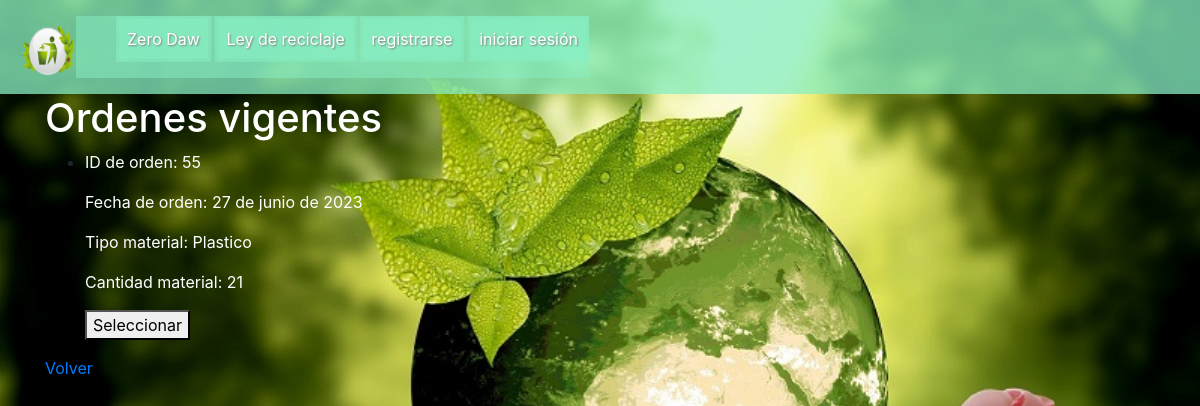
/registro/mostrar_ordenes/, run on an earlier commit of the app's database.
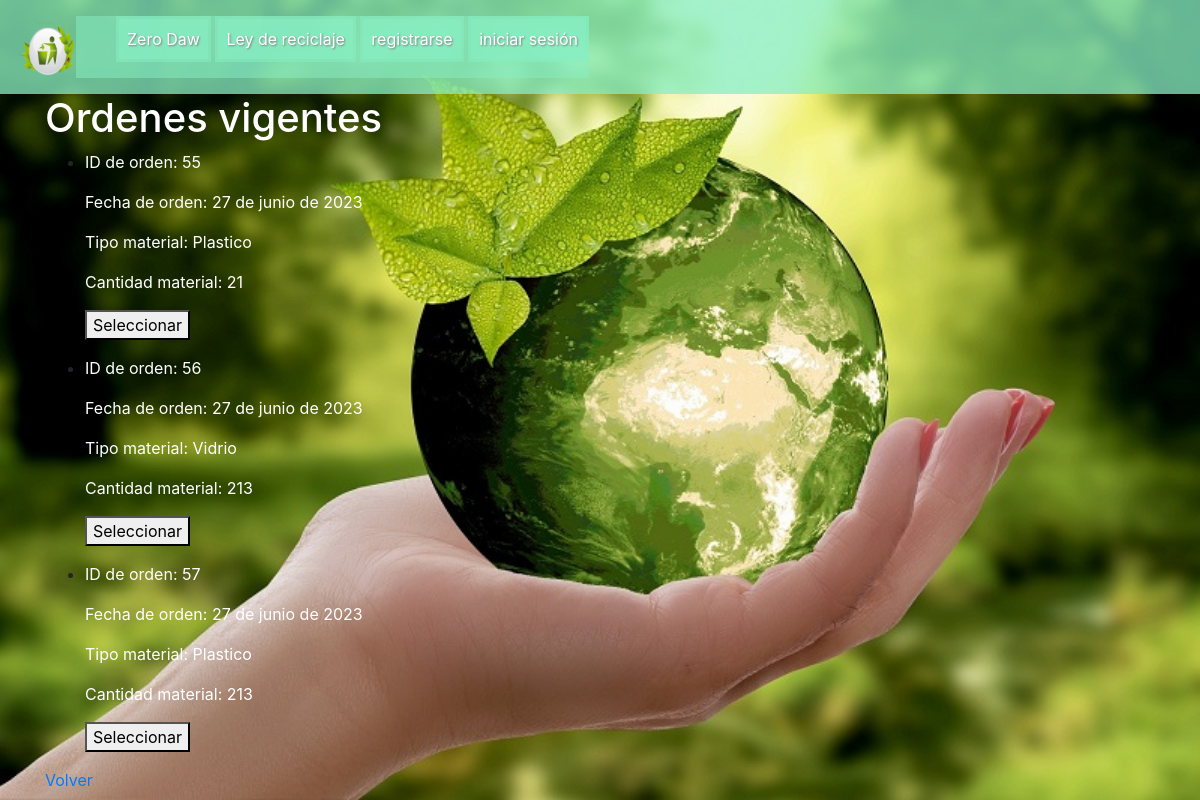
And on a later commit of the database.
### Registro/models.py (models this page shows, shortened)
class Orden_reciclaje(models.Model):
    id_user = models.ForeignKey(UserModelo, on_delete=models.CASCADE)
    id_orden = models.AutoField(primary_key=True)
    fecha_orden = models.DateField()
    tipo_material = models.CharField(max_length=200, blank=False, null=True, choices=TIPO_MATERIAL)
    cantidad_material = models.IntegerField()
    latitud_posicion_ciudadano = models.CharField(max_length=200, null=True)
    longitud_posicion_ciudadano = models.CharField(max_length=200, null=True)
    latitud_posicion_recolector = models.CharField(max_length=200, null=True)
    longitud_posicion_recolector = models.CharField(max_length=200, null=True)
    estado = models.CharField(max_length=200, null=True)

### Registro/views.py (the view, shortened to what this page needs)
# urls.py: path('mostrar_ordenes/', MostrarOrdenesView.as_view(), name='mostrar_ordenes'),
class MostrarOrdenesView(ListView):
    model = UserModelo
    template_name = 'Registro/mostrar_ordenes.html'
    def get_context_data(self, **kwargs):
        context = super().get_context_data(**kwargs)
        context['ordenes'] = Orden_reciclaje.objects.all()
        return context

### templates/Registro/mostrar_ordenes.html (shortened to what this page needs)
{% extends 'base.html' %}
{% block content %}
<div>
    <h1 class="letras">Ordenes vigentes</h1>
</div>
{% if ordenes %}
    <ul>
        {% for orden in ordenes %}
            <li>
                <p class="letras">ID de orden: {{ orden.id_orden }}</p>
                <p class="letras">Fecha de orden: {{ orden.fecha_orden }}</p>
                <p class="letras">Tipo material: {{ orden.tipo_material }}</p>
                <p class="letras">Cantidad material: {{ orden.cantidad_material }}</p>
                <form method="POST" action="{% url 'tomar_orden' orden.id_orden %}">
                    <button type="submit">Seleccionar</button>
                </form>
            </li>
        {% endfor %}
    </ul>
{% else %}
    <h1 class="letras">No hay registros de órdenes</h1>
{% endif %}
<a href="{% url 'login' %}">Volver</a>
{% endblock %}

### templates/base.html (shortened to what this page needs)
{% load static %}
<html>
    <head>
        <link rel="stylesheet" href="{% static 'css/estilos.css' %}">
        <link rel="stylesheet" href="{% static 'css/bootstrap.min.css' %}">
        <link rel="stylesheet" href="{% static 'css/fondo.css' %}">
    </head>
    <body>
    {% block navbar %}
    <div class="cabezera">
        <nav id="navbar">
            <div id="navbar-logo">
                <img src="{% static 'images/logo_r.png' %}" alt="logo" style="width: 60px; height: 60px;">
            </div>
            <div id="nav">
                <ul>
                    <li class="nav-item"><a href="{% url 'home' %}">Zero Daw</a></li>
                    {% if not user.is_authenticated %}
                    <li class="nav-item"><a href="{% url 'somos' %}">Ley de reciclaje</a></li>
                    <li class="nav-item"><a href="{% url 'registrar' %}">registrarse</a></li>
                    <li class="nav-item"><a href="{% url 'login' %}">iniciar sesión</a></li>
                    {% endif %}
                </ul>
            </div>
        </nav>
    </div>
    {% endblock %}
    <div class="content container">
        <div class="row">
            <div class="col-md-8">
                {% block content %} {% endblock %}
            </div>
        </div>
    </div>
    </body>
</html>

### static/css/estilos.css (style rules this page uses)
body { background-image: url("images/planeta_limpio.jpg"); background-repeat: no-repeat; background-size: cover; background-position: center; }
#navbar { background-color: rgba(135, 239, 195, 0.5); }
.content { width: 100%; }
#nav { background-color: rgba(135, 239, 195, 0.5); }
#navbar { background-color: rgba(135, 239, 195, 0.5); padding: 1em 1em; display: flex; align-content: center; width: 100%; }
#navbar li, #contact li { background-color: rgba(135, 239, 195, 0.5); list-style-type: none; text-decoration: none; text-align: center; display: inline-block; transition-duration: 0.2s; }
#navbar li a { background-color: rgba(135, 239, 195, 0.5); text-decoration: none; text-align: center; color: white; padding: 8px; margin: 3px 3px; display: inline-block; text-shadow: 1px 1px 2px grey; }

### static/css/fondo.css (style rules this page uses)
body { background-image: url("../images/planeta_limpio.jpg"); background-repeat: no-repeat; background-size: cover; background-position: center; }
.letras { color: white; }
.cabezera { background-color: rgba(135, 239, 195, 0.5); }
#navbar { background-color: rgba(135, 239, 195, 0.5); }

What changed in the data, as far as the page shows it:
added Orden_reciclaje: id_orden "56", fecha_orden "27 de junio de 2023", tipo_material "Vidrio", cantidad_material "213"
added Orden_reciclaje: id_orden "57", fecha_orden "27 de junio de 2023", tipo_material "Plastico", cantidad_material "213"
